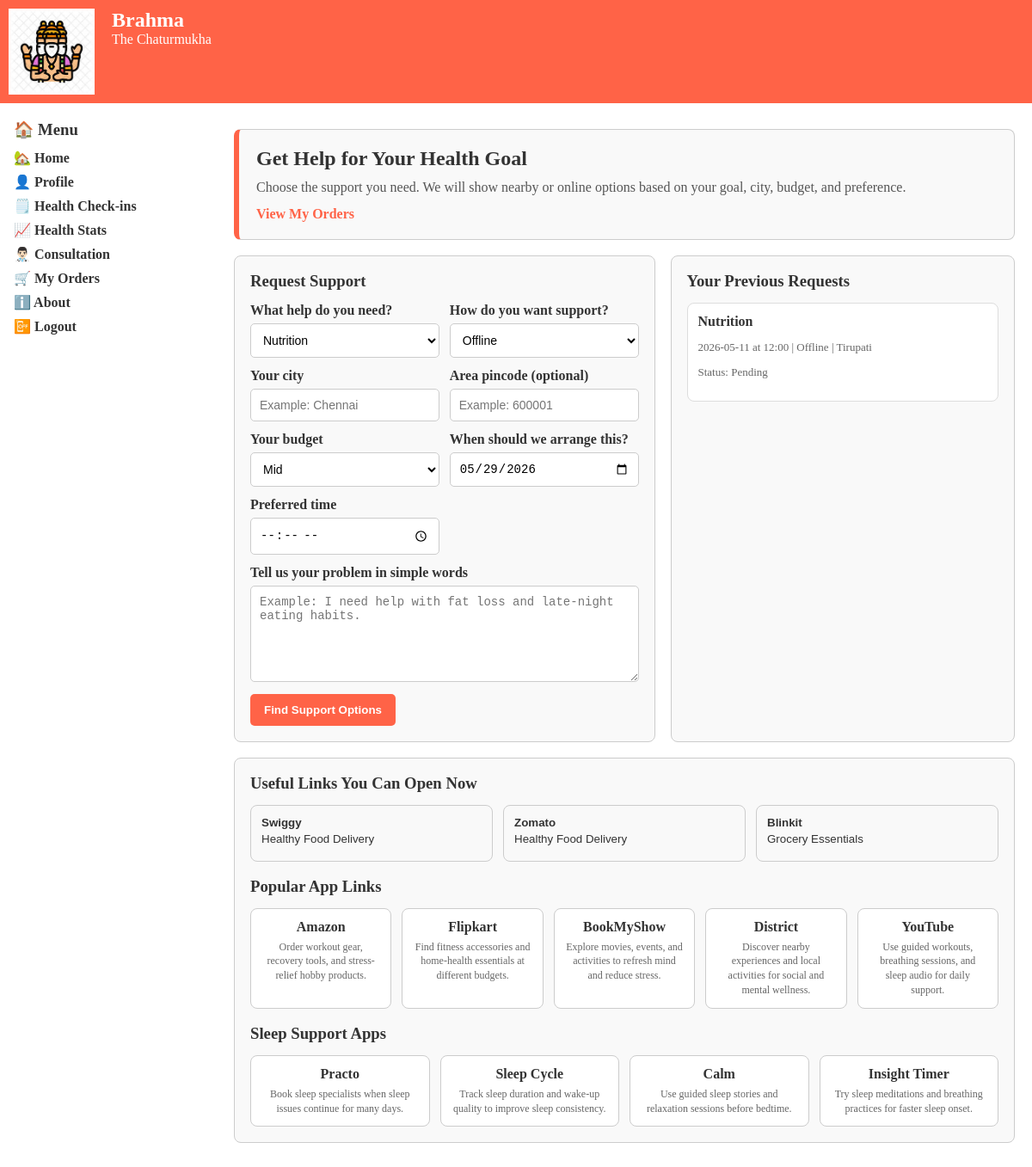
/consultation (signed in), run on the app's committed database.
### tables this page shows
CREATE TABLE consultations (
                  id integer primary key autoincrement,
                  user_id integer not null,
                  category text not null,
                  preferred_date text not null,
                  preferred_time text not null,
                  message text,
                  status text not null default 'pending',
                  created_at text not null, city text, pincode text, preferred_mode text, budget text,
                  foreign key (user_id) references users(id)
                  );

### app.py (the view, shortened to what this page needs)
@app.route('/consultation', methods=["GET", "POST"])
def consultation():
    if 'user_id' not in session:
        return redirect('/login')
    profile = get_health_profile(session['user_id'])
    if not profile:
        return redirect('/profile-setup')
    selected_category = "nutrition"
    selected_city = ""
    selected_pincode = ""
    selected_mode = "offline"
    selected_budget = "mid"
    support_results = []
    action_links = CATEGORY_LINKS[selected_category]
    analysis = calculate_health_analysis(profile)
    consultations = get_consultations(session['user_id'])
    return render_template(
        'consultation.html',
        today=date.today().isoformat(),
        profile=profile,
        analysis=analysis,
        consultations=consultations,
        selected_category=selected_category,
        selected_city=selected_city,
        selected_pincode=selected_pincode,
        selected_mode=selected_mode,
        selected_budget=selected_budget,
        support_results=support_results,
        action_links=action_links
    )

### app.py (called while the page is built)
def get_health_profile(user_id):
    conn = sqlite3.connect("database.db")
    conn.row_factory = sqlite3.Row
    cursor = conn.cursor()
    cursor.execute(
        "select * from health_profiles where user_id=?",
        (user_id,)
    )
    profile = cursor.fetchone()
    conn.close()
    return profile

def get_consultations(user_id):
    conn = sqlite3.connect("database.db")
    conn.row_factory = sqlite3.Row
    cursor = conn.cursor()
    cursor.execute(
        "select * from consultations where user_id=? order by preferred_date desc, preferred_time desc, id desc",
        (user_id,)
    )
    consultations = cursor.fetchall()
    conn.close()
    return consultations

### templates/consultation.html (shortened to what this page needs)
{% extends "base.html" %}
{% block content %}
<div class="consult-page">
    <div class="hero">
        <h2>Get Help for Your Health Goal</h2>
        <p>Choose the support you need. We will show nearby or online options based on your goal, city, budget, and preference.</p>
        <a class="hero-link" href="/my-orders">View My Orders</a>
    </div>
    <div class="main-grid">
        <div class="panel">
            <h3>Request Support</h3>
            <form method="POST" action="/consultation">
                <div class="form-grid">
                    <div class="field">
                        <label>What help do you need?</label>
                        <select name="category" required>
                            <option value="nutrition" {% if selected_category == 'nutrition' %}selected{% endif %}>Nutrition</option>
                        </select>
                    </div>
                    <div class="field">
                        <label>How do you want support?</label>
                        <select name="preferred_mode" required>
                            <option value="offline" {% if selected_mode == 'offline' %}selected{% endif %}>Offline</option>
                        </select>
                    </div>
                    <div class="field">
                        <label>Your city</label>
                        <input type="text" name="city" value="{{ selected_city }}" placeholder="Example: Chennai" required>
                    </div>
                    <div class="field">
                        <label>Area pincode (optional)</label>
                        <input type="text" name="pincode" value="{{ selected_pincode }}" placeholder="Example: 600001">
                    </div>
                    <div class="field">
                        <label>Your budget</label>
                        <select name="budget" required>
                            <option value="mid" {% if selected_budget == 'mid' %}selected{% endif %}>Mid</option>
                        </select>
                    </div>
                    <div class="field">
                        <label>When should we arrange this?</label>
                        <input type="date" name="preferred_date" value="{{ today }}" required>
                    </div>
                    <div class="field">
                        <label>Preferred time</label>
                        <input type="time" name="preferred_time" required>
                    </div>
                    <div class="field wide">
                        <label>Tell us your problem in simple words</label>
                        <textarea name="message" placeholder="Example: I need help with fat loss and late-night eating habits."></textarea>
                    </div>
                </div>
                <button type="submit" class="submit-btn">Find Support Options</button>
            </form>
        </div>
        <div class="panel">
            <h3>Your Previous Requests</h3>
            <div class="status-list">
                {% if consultations %}
                {% for item in consultations[:6] %}
                <div class="status-item">
                    <strong>{{ item['category'].title() }}</strong>
                    <p class="muted">{{ item['preferred_date'] }} at {{ item['preferred_time'] }} | {{ (item['preferred_mode'] or 'offline').title() }} | {{ (item['city'] or 'N/A') }}</p>
                    <p class="muted">Status: {{ item['status'].title() }}</p>
                </div>
                {% endfor %}
                {% else %}
                <div class="status-item">
                    <p class="muted">No consultation requests yet.</p>
                </div>
                {% endif %}
            </div>
        </div>
    </div>
    <div class="panel">
        <h3>Useful Links You Can Open Now</h3>
        <div class="link-row">
            {% for link in action_links %}
            <form method="POST" action="/create-order">
                <button class="quick-link" type="submit">
                    <strong>{{ link['provider'] }}</strong>
                    <span>{{ link['label'] }}</span>
                </button>
            </form>
            {% endfor %}
        </div>
        <h3 style="margin-top: 18px;">Popular App Links</h3>
        <div class="apps-grid">
            <a class="app-link" href="https://www.amazon.in/" target="_blank" rel="noopener noreferrer">
                Amazon
                <span>Order workout gear, recovery tools, and stress-relief hobby products.</span>
            </a>
            <a class="app-link" href="https://www.flipkart.com/" target="_blank" rel="noopener noreferrer">
                Flipkart
                <span>Find fitness accessories and home-health essentials at different budgets.</span>
            </a>
            <a class="app-link" href="https://in.bookmyshow.com/" target="_blank" rel="noopener noreferrer">
                BookMyShow
                <span>Explore movies, events, and activities to refresh mind and reduce stress.</span>
            </a>
            <a class="app-link" href="https://www.district.in/" target="_blank" rel="noopener noreferrer">
                District
                <span>Discover nearby experiences and local activities for social and mental wellness.</span>
            </a>
            <a class="app-link" href="https://www.youtube.com/" target="_blank" rel="noopener noreferrer">
                YouTube
                <span>Use guided workouts, breathing sessions, and sleep audio for daily support.</span>
            </a>
        </div>
        <h3 style="margin-top: 18px;">Sleep Support Apps</h3>
        <div class="sleep-apps-grid">
            <a class="app-link" href="https://www.practo.com/doctors-for-sleep-medicine" target="_blank" rel="noopener noreferrer">
                Practo
                <span>Book sleep specialists when sleep issues continue for many days.</span>
            </a>
            <a class="app-link" href="https://www.sleepcycle.com/" target="_blank" rel="noopener noreferrer">
                Sleep Cycle
                <span>Track sleep duration and wake-up quality to improve sleep consistency.</span>
            </a>
            <a class="app-link" href="https://www.calm.com/" target="_blank" rel="noopener noreferrer">
                Calm
                <span>Use guided sleep stories and relaxation sessions before bedtime.</span>
            </a>
            <a class="app-link" href="https://insighttimer.com/" target="_blank" rel="noopener noreferrer">
                Insight Timer
                <span>Try sleep meditations and breathing practices for faster sleep onset.</span>
            </a>
        </div>
    </div>
</div>
{% endblock %}

### templates/base.html (style rules this page uses)
body { margin: 0; background-color: #ffffff; }

### templates/consultation.html (style rules this page uses)
.consult-page { max-width: 1100px; margin: 30px auto; padding: 0 20px; }
.hero { border: 1px solid #ccc; border-left: 6px solid tomato; border-radius: 8px; background-color: #f9f9f9; padding: 20px; margin-bottom: 18px; }
.hero h2 { margin: 0 0 8px; color: #333; }
.hero p { margin: 0; color: #555; line-height: 1.5; }
.hero-link { display: inline-block; margin-top: 10px; color: tomato; font-weight: bold; text-decoration: none; }
.main-grid { display: grid; grid-template-columns: 1.1fr 0.9fr; gap: 18px; margin-bottom: 18px; }
.panel { border: 1px solid #ccc; border-radius: 8px; background-color: #f9f9f9; padding: 18px; }
.panel h3 { margin: 0 0 14px; color: #333; }
.form-grid { display: grid; grid-template-columns: 1fr 1fr; gap: 12px; }
.field { display: flex; flex-direction: column; }
.field label { font-weight: bold; color: #333; margin-bottom: 6px; }
.field input, .field select, .field textarea { border: 1px solid #ccc; border-radius: 5px; padding: 10px; background-color: white; font-size: 14px; }
.field textarea { min-height: 90px; resize: vertical; }
.wide { grid-column: 1 / 3; }
.submit-btn { margin-top: 14px; border: none; border-radius: 5px; background-color: tomato; color: white; font-weight: bold; padding: 11px 16px; cursor: pointer; }
.status-list { display: grid; gap: 10px; }
.status-item { border: 1px solid #ddd; border-radius: 8px; background-color: white; padding: 12px; }
.status-item strong { color: #333; }
.muted { color: #666; font-size: 13px; }
.link-row { display: grid; grid-template-columns: repeat(3, 1fr); gap: 12px; }
.quick-link { display: block; width: 100%; text-align: left; border: 1px solid #ccc; border-radius: 8px; background-color: #f9f9f9; color: #333; text-decoration: none; padding: 12px; cursor: pointer; }
.quick-link strong { display: block; margin-bottom: 4px; }
.apps-grid { display: grid; grid-template-columns: repeat(5, 1fr); gap: 12px; margin-top: 14px; }
.sleep-apps-grid { display: grid; grid-template-columns: repeat(4, 1fr); gap: 12px; margin-top: 14px; }
.app-link { display: block; border: 1px solid #ccc; border-radius: 8px; background-color: #fff; color: #333; text-decoration: none; padding: 12px; text-align: center; font-weight: bold; }
.app-link span { display: block; margin-top: 6px; font-size: 12px; font-weight: normal; color: #666; line-height: 1.4; }

### data on the page
consultations: category "Nutrition", preferred_date "2026-05-11", preferred_time "12:00", preferred_mode "Offline", city "Tirupati", status "Pending"

### other printed values
{{ link['provider'] }} "Swiggy" "Zomato" "Blinkit"
{{ link['label'] }} "Healthy Food Delivery" "Healthy Food Delivery" "Grocery Essentials"
